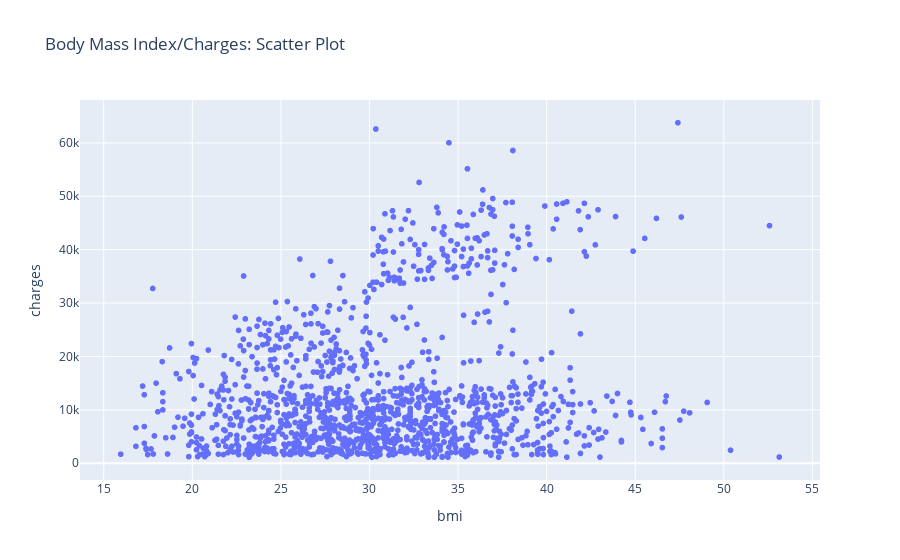

Notebook source saved alongside this figure:
### Code cell
#higher charges for higher bmi
fig = px.scatter(df, x="bmi", y="charges", title = "Body Mass Index/Charges: Scatter Plot")
fig.show()

### Figure 1 — Plotly figure (JSON) as saved in the notebook; plotly's stock layout.template omitted (floating-point values rounded to 4 significant figures; data arrays with more than 128 entries replaced by an {"elided": "..."} marker saying what was removed)
{"data": [{"hovertemplate": "bmi=%{x}<br>charges=%{y}<extra></extra>", "legendgroup": "", "marker": {"color": "#636efa", "symbol": "circle"}, "mode": "markers", "name": "", "showlegend": false, "type": "scattergl", "x": {"elided": "1338 float values"}, "xaxis": "x", "y": {"elided": "1338 float values"}, "yaxis": "y"}], "layout": {"legend": {"tracegroupgap": 0}, "title": {"text": "Body Mass Index/Charges: Scatter Plot"}, "xaxis": {"anchor": "y", "domain": [0, 1], "title": {"text": "bmi"}}, "yaxis": {"anchor": "x", "domain": [0, 1], "title": {"text": "charges"}}}}
